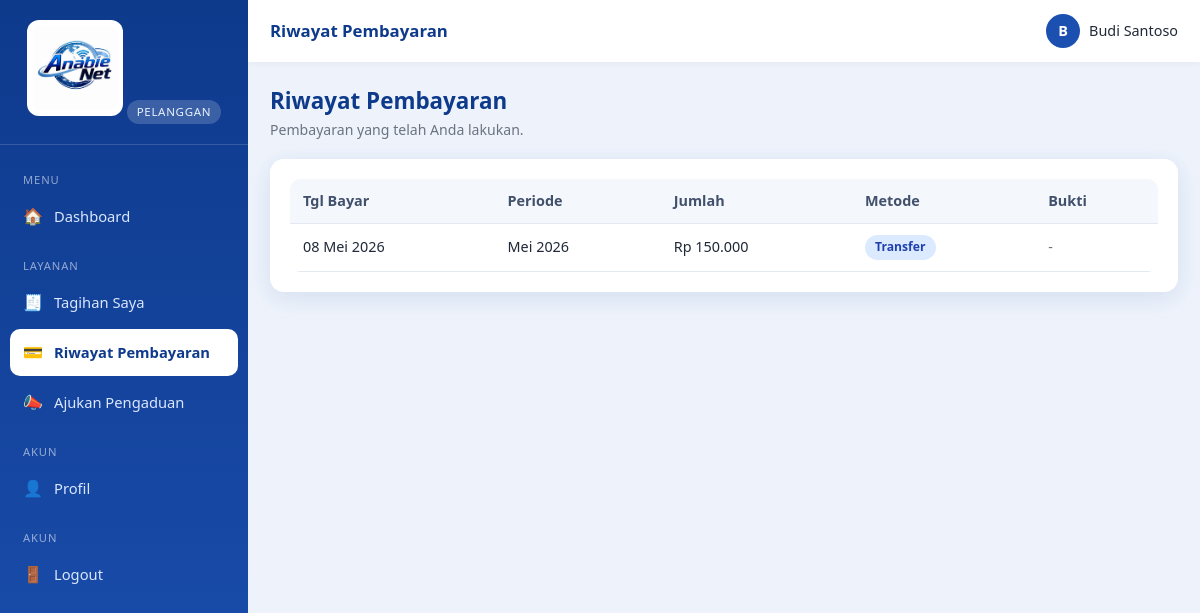
/index.php?r=my.pembayaran (signed in), run on the app's committed database.
### tables this page shows
CREATE TABLE `pelanggan` (
  `id`          INT AUTO_INCREMENT PRIMARY KEY,
  `user_id`     INT DEFAULT NULL,
  `kode`        VARCHAR(30) NOT NULL UNIQUE,
  `nama`        VARCHAR(120) NOT NULL,
  `no_hp`       VARCHAR(25) NOT NULL,
  `email`       VARCHAR(120) DEFAULT NULL,
  `alamat`      TEXT NOT NULL,
  `paket_id`    INT DEFAULT NULL,
  `status`      ENUM('aktif','isolir','nonaktif') NOT NULL DEFAULT 'aktif',
  `tgl_pasang`  DATE DEFAULT NULL,
  `created_at`  TIMESTAMP DEFAULT CURRENT_TIMESTAMP,
  CONSTRAINT `fk_pelanggan_user`  FOREIGN KEY (`user_id`)  REFERENCES `users`(`id`) ON DELETE SET NULL,
  CONSTRAINT `fk_pelanggan_paket` FOREIGN KEY (`paket_id`) REFERENCES `paket`(`id`) ON DELETE SET NULL
);

CREATE TABLE `pembayaran` (
  `id`           INT AUTO_INCREMENT PRIMARY KEY,
  `tagihan_id`   INT NOT NULL,
  `tgl_bayar`    DATE NOT NULL,
  `jumlah`       DECIMAL(12,2) NOT NULL DEFAULT 0,
  `metode`       ENUM('tunai','transfer','qris','lainnya') NOT NULL DEFAULT 'tunai',
  `bukti`        VARCHAR(255) DEFAULT NULL,       
  `dicatat_oleh` INT DEFAULT NULL,
  `keterangan`   VARCHAR(255) DEFAULT NULL,
  `created_at`   TIMESTAMP DEFAULT CURRENT_TIMESTAMP,
  CONSTRAINT `fk_bayar_tagihan` FOREIGN KEY (`tagihan_id`)   REFERENCES `tagihan`(`id`) ON DELETE CASCADE,
  CONSTRAINT `fk_bayar_user`    FOREIGN KEY (`dicatat_oleh`) REFERENCES `users`(`id`)   ON DELETE SET NULL
);

CREATE TABLE `tagihan` (
  `id`           INT AUTO_INCREMENT PRIMARY KEY,
  `pelanggan_id` INT NOT NULL,
  `periode`      VARCHAR(7) NOT NULL,             
  `jumlah`       DECIMAL(12,2) NOT NULL DEFAULT 0,
  `jatuh_tempo`  DATE DEFAULT NULL,
  `status`       ENUM('belum_lunas','lunas') NOT NULL DEFAULT 'belum_lunas',
  `keterangan`   VARCHAR(255) DEFAULT NULL,
  `created_at`   TIMESTAMP DEFAULT CURRENT_TIMESTAMP,
  CONSTRAINT `fk_tagihan_pelanggan` FOREIGN KEY (`pelanggan_id`) REFERENCES `pelanggan`(`id`) ON DELETE CASCADE
);

### app/lib/view.php (called while the page is built, shortened)
<?php
function render(string $view, array $data = [], array $opts = []): void
{
    extract($data, EXTR_SKIP);
    $title  = $opts['title']  ?? APP_NAME;
    $active = $opts['active'] ?? '';
    include VIEW_PATH . '/' . $view . '.php';
    $content = ob_get_clean();
    include VIEW_PATH . '/partials/layout.php';
}

### app/controllers/my.php (called while the page is built, shortened)
<?php
function require_pelanggan_data(): array
{
    $p = current_pelanggan();
    return $p;
}
function ctl_my_pembayaran(): void
{
    $p = require_pelanggan_data();
    $pembayaran = query_all(
        "SELECT pb.*, t.periode FROM pembayaran pb
         JOIN tagihan t ON t.id = pb.tagihan_id
         WHERE t.pelanggan_id=? ORDER BY pb.tgl_bayar DESC", [$p['id']]
    );
    render('pelanggan/pembayaran', compact('p', 'pembayaran'),
        ['title' => 'Riwayat Pembayaran', 'active' => 'my.pembayaran']);
}

### public/index.php (called while the page is built, shortened)
<?php
require __DIR__ . '/../app/lib/db.php';
require __DIR__ . '/../app/lib/helpers.php';
require __DIR__ . '/../app/lib/auth.php';
require __DIR__ . '/../app/lib/nav.php';
require __DIR__ . '/../app/lib/view.php';
$r = $_GET['r'] ?? '';
[$handler, $roles] = $routes[$r];
call_user_func($handler);

### app/lib/auth.php (called while the page is built, shortened)
<?php
function current_user(): ?array
{
    return $_SESSION['user'] ?? null;
}
function current_pelanggan(): ?array
{
    $u = current_user();
    return query_one('SELECT * FROM pelanggan WHERE user_id = ?', [$u['id']]);
}

### app/lib/db.php (called while the page is built, shortened)
<?php
function db(): PDO
{
    static $pdo = null;
    if ($pdo === null) {
        $dsn = sprintf('mysql:host=%s;port=%s;dbname=%s;charset=utf8mb4', DB_HOST, DB_PORT, DB_NAME);
        try {
            $pdo = new PDO($dsn, DB_USER, DB_PASS, [
                PDO::ATTR_ERRMODE            => PDO::ERRMODE_EXCEPTION,
                PDO::ATTR_DEFAULT_FETCH_MODE => PDO::FETCH_ASSOC,
                PDO::ATTR_EMULATE_PREPARES   => false,
            ]);
        } catch (PDOException $e) {
            http_response_code(500);
            die('Koneksi database gagal: ' . htmlspecialchars($e->getMessage()));
        }
    }
    return $pdo;
}
function query_one(string $sql, array $params = []): ?array
{
    $st = db()->prepare($sql);
    $st->execute($params);
    $row = $st->fetch();
    return $row === false ? null : $row;
}
function query_all(string $sql, array $params = []): array
{
    $st = db()->prepare($sql);
    $st->execute($params);
    return $st->fetchAll();
}

### app/lib/helpers.php (called while the page is built, shortened)
<?php
function e($v): string
{
    return htmlspecialchars((string) ($v ?? ''), ENT_QUOTES, 'UTF-8');
}
function url(string $path = ''): string
{
    return BASE_URL . '/' . ltrim($path, '/');
}
function route(string $r, array $params = []): string
{
    $qs = array_merge(['r' => $r], $params);
    return url('index.php') . '?' . http_build_query($qs);
}
function rupiah($n): string
{
    return 'Rp ' . number_format((float) $n, 0, ',', '.');
}
function tgl_id($d): string
{
    $ts = strtotime($d);
    $bulan = [1=>'Jan','Feb','Mar','Apr','Mei','Jun','Jul','Agu','Sep','Okt','Nov','Des'];
    return date('d', $ts) . ' ' . $bulan[(int) date('n', $ts)] . ' ' . date('Y', $ts);
}
function periode_id(string $p): string
{
    $bulan = [1=>'Januari','Februari','Maret','April','Mei','Juni','Juli','Agustus','September','Oktober','November','Desember'];
    [$y, $m] = array_pad(explode('-', $p), 2, '1');
    return ($bulan[(int) $m] ?? $m) . ' ' . $y;
}

### app/lib/nav.php (called while the page is built, shortened)
<?php
function role_label(string $role): string
{
    return match ($role) {
        'owner' => 'Owner', 'admin' => 'Admin', 'pelanggan' => 'Pelanggan', default => $role,
    };
}

### app/views/pelanggan/pembayaran.php (the view)
<div class="page-head">
  <div><h1>Riwayat Pembayaran</h1><p class="sub">Pembayaran yang telah Anda lakukan.</p></div>
</div>
<div class="card">
  <div class="table-wrap"><table class="tbl">
    <thead><tr><th>Tgl Bayar</th><th>Periode</th><th class="text-right">Jumlah</th><th>Metode</th><th>Bukti</th></tr></thead>
    <tbody>
    <?php if (!$pembayaran): ?>
      <tr><td colspan="5"><div class="empty">Belum ada riwayat pembayaran.</div></td></tr>
    <?php else: foreach ($pembayaran as $pb): ?>
      <tr>
        <td><?= tgl_id($pb['tgl_bayar']) ?></td>
        <td><?= e(periode_id($pb['periode'])) ?></td>
        <td class="text-right"><?= rupiah($pb['jumlah']) ?></td>
        <td><span class="badge badge-info"><?= ucfirst($pb['metode']) ?></span></td>
        <td><?php if ($pb['bukti']): ?><a href="<?= url('uploads/' . $pb['bukti']) ?>" target="_blank">Lihat</a><?php else: ?><span class="text-muted">-</span><?php endif; ?></td>
      </tr>
    <?php endforeach; endif; ?>
    </tbody>
  </table></div>
</div>

### app/views/partials/layout.php (shortened to what this page needs)
<?php
$u = current_user();
$role = current_role();
$items = nav_items($role);
?>
<!DOCTYPE html>
<html lang="id">
<head>
  <link rel="stylesheet" href="<?= url('assets/css/style.css') ?>">
</head>
<body>
<div class="layout">
  <aside class="sidebar">
    <div class="sidebar-head">
      <img src="<?= url('assets/img/logo.png') ?>" alt="<?= APP_NAME ?>">
      <div class="role-tag"><?= e(role_label($role)) ?></div>
    </div>
    <nav class="nav">
      <?php
      $lastGroup = null;
      foreach ($items as [$r, $label, $ico, $group]):
          if ($group !== $lastGroup): $lastGroup = $group; ?>
            <div class="nav-sep"><?= e($group) ?></div>
      <?php endif; ?>
        <a href="<?= route($r) ?>" class="<?= $active === $r ? 'active' : '' ?>">
          <span class="ico"><?= $ico ?></span><span><?= e($label) ?></span>
        </a>
      <?php endforeach; ?>
      <div class="nav-sep">Akun</div>
      <a href="<?= route('logout') ?>"><span class="ico">🚪</span><span>Logout</span></a>
    </nav>
  </aside>
  <div class="main">
    <header class="topbar">
      <h2><?= e($title) ?></h2>
      <div class="user-chip">
        <span class="avatar"><?= e(strtoupper(substr($u['nama'], 0, 1))) ?></span>
        <span class="no-print"><?= e($u['nama']) ?></span>
      </div>
    </header>
    <main class="content">
      <?= $content ?>
    </main>
  </div>
</div>
</body>
</html>

### public/assets/css/style.css (style rules this page uses)
:root { --primary:#1b4fb0; --primary-dark:#0e3a8c; --primary-light:#3b82f6; --accent:#22a7f0; --bg:#eef3fb; --surface:#ffffff; --text:#1f2937; --muted:#6b7280; --border:#e3e9f3; --success:#16a34a; --danger:#dc2626; --warning:#d97706; --info:#0284c7; --shadow:0 6px 24px rgba(27,79,176,.12); --radius:14px; --sidebar-w:248px; }
* { box-sizing:border-box;margin:0;padding:0 }
html,body { height:100% }
body { font-family:'Segoe UI',Roboto,Helvetica,Arial,sans-serif; background:var(--bg); color:var(--text); line-height:1.55; font-size:15px; }
a { color:var(--primary);text-decoration:none }
img { max-width:100% }
.layout { display:flex;min-height:100vh }
.sidebar { width:var(--sidebar-w);background:linear-gradient(180deg,var(--primary-dark),var(--primary)); color:#eaf1ff;position:fixed;top:0;left:0;bottom:0;display:flex;flex-direction:column; z-index:60;transition:transform .25s ease; }
.sidebar-head { padding:20px 18px;text-align:center;border-bottom:1px solid rgba(255,255,255,.15) }
.sidebar-head img { width:96px;background:#fff;border-radius:12px;padding:6px }
.sidebar-head .role-tag { display:inline-block;margin-top:10px;font-size:.72rem;letter-spacing:.06em;text-transform:uppercase; background:rgba(255,255,255,.18);padding:3px 10px;border-radius:20px; }
.nav { flex:1;overflow-y:auto;padding:12px 10px }
.nav a { display:flex;align-items:center;gap:11px;color:#dbe7ff;padding:11px 13px;border-radius:10px; font-size:.92rem;margin-bottom:3px;transition:background .12s; }
.nav a .ico { width:20px;text-align:center;font-size:1rem }
.nav a.active { background:#fff;color:var(--primary-dark);font-weight:600 }
.nav .nav-sep { font-size:.7rem;text-transform:uppercase;letter-spacing:.08em;color:rgba(255,255,255,.55);padding:14px 13px 5px }
.main { flex:1;margin-left:var(--sidebar-w);display:flex;flex-direction:column;min-width:0 }
.topbar { background:var(--surface);height:62px;display:flex;align-items:center;gap:14px; padding:0 22px;box-shadow:0 1px 8px rgba(0,0,0,.05);position:sticky;top:0;z-index:40; }
.topbar h2 { font-size:1.05rem;color:var(--primary-dark);flex:1;font-weight:600 }
.topbar .user-chip { display:flex;align-items:center;gap:9px;font-size:.9rem }
.topbar .user-chip .avatar { width:34px;height:34px;border-radius:50%;background:var(--primary);color:#fff; display:flex;align-items:center;justify-content:center;font-weight:700; }
.content { padding:22px;flex:1 }
.card { background:var(--surface);border-radius:var(--radius);box-shadow:var(--shadow);padding:20px;margin-bottom:20px }
.page-head { display:flex;align-items:center;justify-content:space-between;gap:12px;flex-wrap:wrap;margin-bottom:18px }
.page-head h1 { font-size:1.4rem;color:var(--primary-dark) }
.page-head .sub { color:var(--muted);font-size:.88rem }
.table-wrap { overflow-x:auto;border-radius:10px }
table.tbl { width:100%;border-collapse:collapse;font-size:.9rem;min-width:560px }
table.tbl th,table.tbl td { padding:11px 13px;text-align:left;border-bottom:1px solid var(--border);vertical-align:middle }
table.tbl th { background:#f4f7fc;color:#41506b;font-weight:600;white-space:nowrap }
.badge { display:inline-block;padding:3px 10px;border-radius:20px;font-size:.76rem;font-weight:600 }
.badge-info { background:#dbeafe;color:#1e40af }
.text-muted { color:var(--muted) }
.text-right { text-align:right }

### data on the page
pelanggan: nama "B", nama "Budi Santoso"
pembayaran: tgl_bayar "08 Mei 2026", tagihan.periode "Mei 2026", jumlah "Rp 150.000", metode "Transfer"

### other printed values
role_label($role) "PELANGGAN"
$group "MENU"
$ico "🏠"
$label "Dashboard"
$group "LAYANAN"
$ico "🧾"
$label "Tagihan Saya"
$ico "💳"
$label "Riwayat Pembayaran"
$ico "📣"
$label "Ajukan Pengaduan"
$group "AKUN"
$ico "👤"
$label "Profil"
$title "Riwayat Pembayaran"
